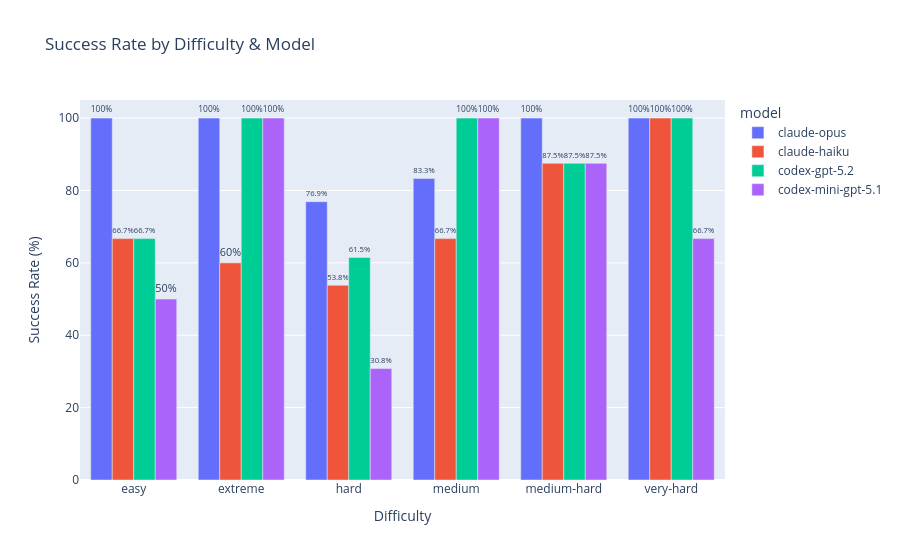

Here is the notebook cell this chart was saved with:
### Markdown cell above
## Success Rate by Difficulty

### Code cell
diff_df = df.groupby(["difficulty", "model"])["success"].mean().reset_index()
diff_df["success"] = (diff_df["success"] * 100).round(1)

fig = px.bar(
    diff_df,
    x="difficulty",
    y="success",
    color="model",
    barmode="group",
    text="success",
    title="Success Rate by Difficulty & Model",
    labels={"success": "Success Rate (%)", "difficulty": "Difficulty"},
    category_orders={"model": MODEL_ORDER},
)
fig.update_traces(texttemplate="%{text}%", textposition="outside")
fig.update_layout(yaxis_range=[0, 105])
fig.show()

### Figure 1 — Plotly figure (JSON) as saved in the notebook; plotly's stock layout.template omitted (floating-point values rounded to 4 significant figures)
{"data": [{"alignmentgroup": "True", "hovertemplate": "model=claude-opus<br>Difficulty=%{x}<br>Success Rate (%)=%{text}<extra></extra>", "legendgroup": "claude-opus", "marker": {"color": "#636efa", "pattern": {"shape": ""}}, "name": "claude-opus", "offsetgroup": "claude-opus", "orientation": "v", "showlegend": true, "text": [100.0, 100.0, 76.9, 83.3, 100.0, 100.0], "textposition": "outside", "texttemplate": "%{text}%", "type": "bar", "x": ["easy", "extreme", "hard", "medium", "medium-hard", "very-hard"], "xaxis": "x", "y": [100.0, 100.0, 76.9, 83.3, 100.0, 100.0], "yaxis": "y"}, {"alignmentgroup": "True", "hovertemplate": "model=claude-haiku<br>Difficulty=%{x}<br>Success Rate (%)=%{text}<extra></extra>", "legendgroup": "claude-haiku", "marker": {"color": "#EF553B", "pattern": {"shape": ""}}, "name": "claude-haiku", "offsetgroup": "claude-haiku", "orientation": "v", "showlegend": true, "text": [66.7, 60.0, 53.8, 66.7, 87.5, 100.0], "textposition": "outside", "texttemplate": "%{text}%", "type": "bar", "x": ["easy", "extreme", "hard", "medium", "medium-hard", "very-hard"], "xaxis": "x", "y": [66.7, 60.0, 53.8, 66.7, 87.5, 100.0], "yaxis": "y"}, {"alignmentgroup": "True", "hovertemplate": "model=codex-gpt-5.2<br>Difficulty=%{x}<br>Success Rate (%)=%{text}<extra></extra>", "legendgroup": "codex-gpt-5.2", "marker": {"color": "#00cc96", "pattern": {"shape": ""}}, "name": "codex-gpt-5.2", "offsetgroup": "codex-gpt-5.2", "orientation": "v", "showlegend": true, "text": [66.7, 100.0, 61.5, 100.0, 87.5, 100.0], "textposition": "outside", "texttemplate": "%{text}%", "type": "bar", "x": ["easy", "extreme", "hard", "medium", "medium-hard", "very-hard"], "xaxis": "x", "y": [66.7, 100.0, 61.5, 100.0, 87.5, 100.0], "yaxis": "y"}, {"alignmentgroup": "True", "hovertemplate": "model=codex-mini-gpt-5.1<br>Difficulty=%{x}<br>Success Rate (%)=%{text}<extra></extra>", "legendgroup": "codex-mini-gpt-5.1", "marker": {"color": "#ab63fa", "pattern": {"shape": ""}}, "name": "codex-mini-gpt-5.1", "offsetgroup": "codex-mini-gpt-5.1", "orientation": "v", "showlegend": true, "text": [50.0, 100.0, 30.8, 100.0, 87.5, 66.7], "textposition": "outside", "texttemplate": "%{text}%", "type": "bar", "x": ["easy", "extreme", "hard", "medium", "medium-hard", "very-hard"], "xaxis": "x", "y": [50.0, 100.0, 30.8, 100.0, 87.5, 66.7], "yaxis": "y"}], "layout": {"barmode": "group", "legend": {"title": {"text": "model"}, "tracegroupgap": 0}, "title": {"text": "Success Rate by Difficulty & Model"}, "xaxis": {"anchor": "y", "domain": [0, 1], "title": {"text": "Difficulty"}}, "yaxis": {"anchor": "x", "domain": [0, 1], "range": [0, 105], "title": {"text": "Success Rate (%)"}}}}
